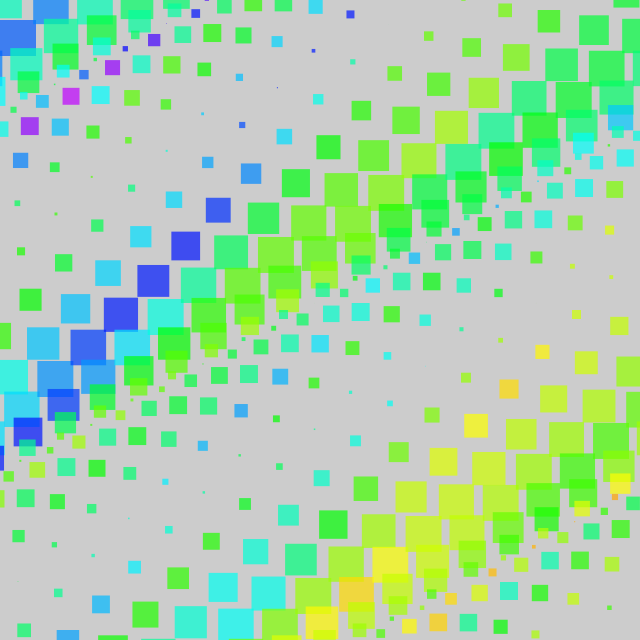
Frame 1 (no input)
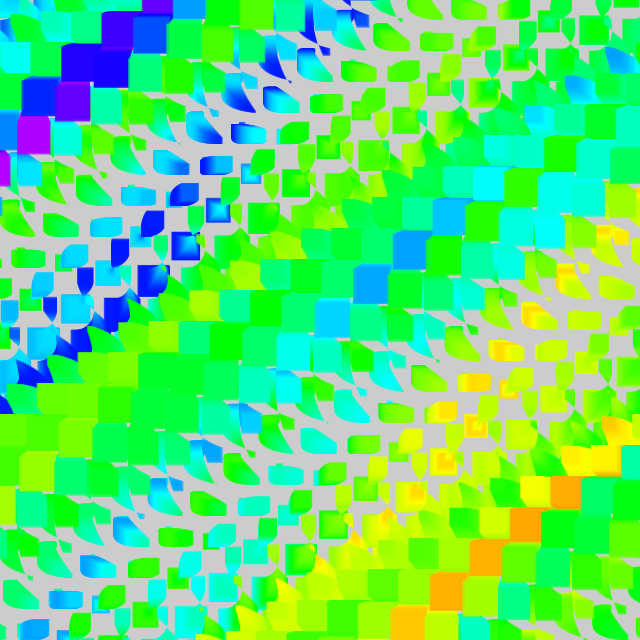
Frame 60 (the mouse pressed at the canvas centre just before this capture)
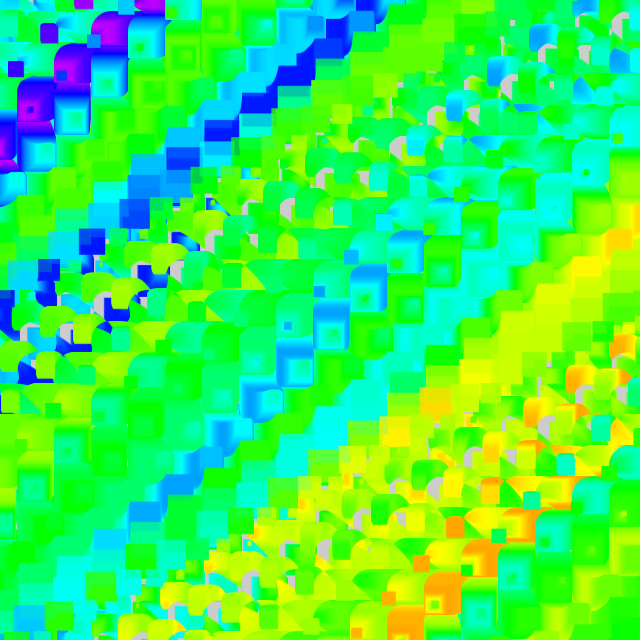
Frame 120 (the mouse held since frame 60 and released just before this capture)

The Processing sketch that drew these frames (run headless with seeded random() and noise(); from frame 60 on, the mouse is pressed at the canvas centre):

// Processing sketch: day242
// ── day242.pde
float t,u,x,y;
void setup(){
size(640,640);
noStroke();
colorMode(3,1);
}
void draw(){
clear();
for(x=-37;x<667;x+=37)
for(y=-31;y<652;y+=31){
fill(noise((x+y)/99+t/5),1,1,.7);
square(20*sin(t+(u=(20*x+y)*PI/180))+x,20*cos(t+u)+y,27*cos(t-u)+9);
}
t+=PI/90;
}
